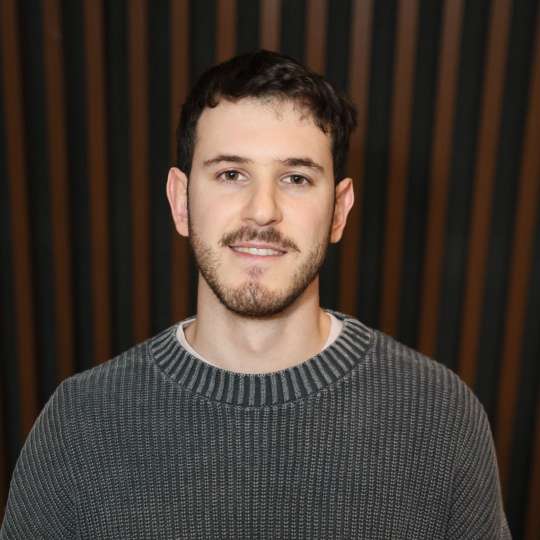
#> input picture modelo-reconocimiento-facial/fotos_caras/Foto trabajo.jpg, 1080 x 1080 px, found by its file name (shown at 1/2 size); its folder holds only this picture in this run
$ python extracting_faces.py
#> lines starting #> are read from the running program, lines starting #| are printed output that depends on the picture
import cv2
import os

# Carpeta con imágenes originales
imagesPath = r"C:\Users\julia\workspace\face-recognition\modelo-reconocimiento-facial\fotos_caras"

# Carpeta donde guardaremos los rostros extraídos
if not os.path.exists("faces"):
    os.makedirs("faces")
    print("Nueva carpeta creada: faces")

# Cargamos clasificador HaarCascade
faceClassif = cv2.CascadeClassifier(cv2.data.haarcascades + "haarcascade_frontalface_default.xml")

count = 0
for imageName in os.listdir(imagesPath):
    print(f"Procesando: {imageName}")
    image = cv2.imread(imagesPath + "/" + imageName)
#> image is the input picture: shape (1080, 1080, 3); mean B, G, R 49.4, 56.9, 67.8
    if image is None:
        continue

    faces = faceClassif.detectMultiScale(image, 1.1, 5)
#> faces = [[330, 200, 390, 390]]

    for (x, y, w, h) in faces:
        face = image[y:y + h, x:x + w]
        face = cv2.resize(face, (150, 150))
        cv2.imwrite(f"faces/{count}.jpg", face)
        count += 1
#> this loop made 1 pass
#> (x, y, w, h, count) on pass 1: (330, 200, 390, 390, 1)
#> pass 1, `face = image[y:y + h, x:x + w]`:
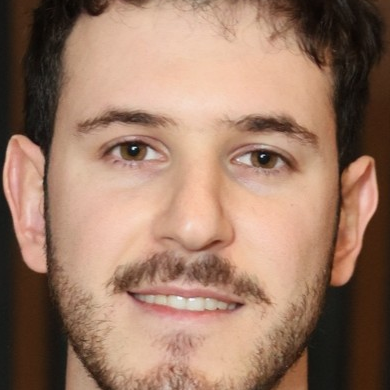
#> face: shape (390, 390, 3); mean B, G, R 102.3, 122, 156.1
#> pass 1, `face = cv2.resize(face, (150, 150))`:
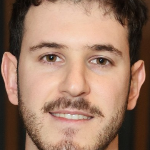
#> face: shape (150, 150, 3); mean B, G, R 102.1, 121.9, 156
#> after the loop, count = 1

print(f"Total de caras guardadas: {count}")
#| Total de caras guardadas: 1
